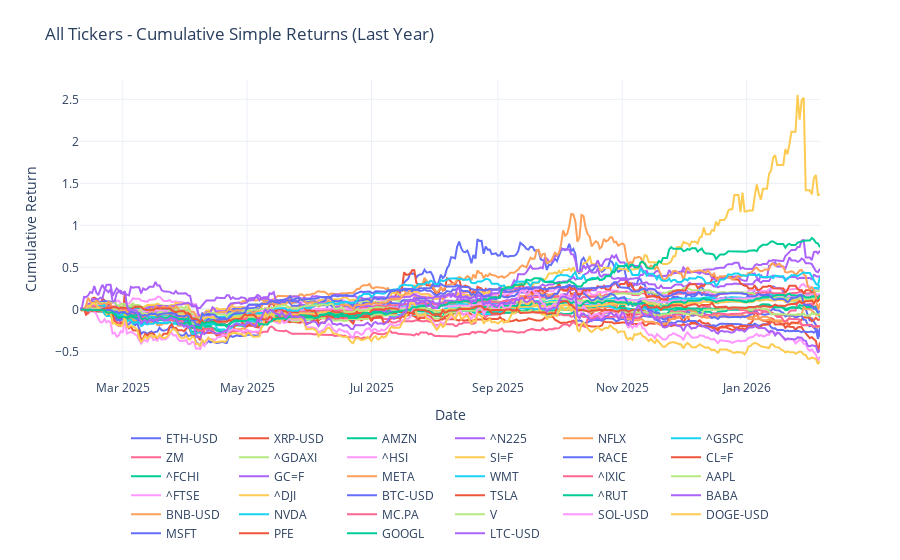

The cell this chart's notebook holds for it:
### Code cell
# plot cumprod_simple
fig = go.Figure()
for column in cumprod_simple.columns:
    fig.add_trace(
        go.Scatter(
            x=cumprod_simple.index,
            y=cumprod_simple[column],
            mode="lines",
            name=column,
        )
    )

fig.update_layout(
    title="All Tickers - Cumulative Simple Returns (Last Year)",
    xaxis_title="Date",
    yaxis_title="Cumulative Return",
    legend=dict(orientation="h", yanchor="top", y=-0.15, xanchor="center", x=0.5),
    template="plotly_white",
    margin=dict(t=80, b=120),
)
fig.show()

### Figure 1 — Plotly figure (JSON) as saved in the notebook; plotly's stock layout.template omitted (floating-point values rounded to 4 significant figures; data arrays with more than 128 entries replaced by an {"elided": "..."} marker saying what was removed)
{"data": [{"mode": "lines", "name": "ETH-USD", "type": "scatter", "x": {"elided": "364 str values"}, "y": {"elided": "364 float values"}}, {"mode": "lines", "name": "XRP-USD", "type": "scatter", "x": {"elided": "364 str values"}, "y": {"elided": "364 float values"}}, {"mode": "lines", "name": "AMZN", "type": "scatter", "x": {"elided": "364 str values"}, "y": {"elided": "364 float values"}}, {"mode": "lines", "name": "^N225", "type": "scatter", "x": {"elided": "364 str values"}, "y": {"elided": "364 float values"}}, {"mode": "lines", "name": "NFLX", "type": "scatter", "x": {"elided": "364 str values"}, "y": {"elided": "364 float values"}}, {"mode": "lines", "name": "^GSPC", "type": "scatter", "x": {"elided": "364 str values"}, "y": {"elided": "364 float values"}}, {"mode": "lines", "name": "ZM", "type": "scatter", "x": {"elided": "364 str values"}, "y": {"elided": "364 float values"}}, {"mode": "lines", "name": "^GDAXI", "type": "scatter", "x": {"elided": "364 str values"}, "y": {"elided": "364 float values"}}, {"mode": "lines", "name": "^HSI", "type": "scatter", "x": {"elided": "364 str values"}, "y": {"elided": "364 float values"}}, {"mode": "lines", "name": "SI=F", "type": "scatter", "x": {"elided": "364 str values"}, "y": {"elided": "364 float values"}}, {"mode": "lines", "name": "RACE", "type": "scatter", "x": {"elided": "364 str values"}, "y": {"elided": "364 float values"}}, {"mode": "lines", "name": "CL=F", "type": "scatter", "x": {"elided": "364 str values"}, "y": {"elided": "364 float values"}}, {"mode": "lines", "name": "^FCHI", "type": "scatter", "x": {"elided": "364 str values"}, "y": {"elided": "364 float values"}}, {"mode": "lines", "name": "GC=F", "type": "scatter", "x": {"elided": "364 str values"}, "y": {"elided": "364 float values"}}, {"mode": "lines", "name": "META", "type": "scatter", "x": {"elided": "364 str values"}, "y": {"elided": "364 float values"}}, {"mode": "lines", "name": "WMT", "type": "scatter", "x": {"elided": "364 str values"}, "y": {"elided": "364 float values"}}, {"mode": "lines", "name": "^IXIC", "type": "scatter", "x": {"elided": "364 str values"}, "y": {"elided": "364 float values"}}, {"mode": "lines", "name": "AAPL", "type": "scatter", "x": {"elided": "364 str values"}, "y": {"elided": "364 float values"}}, {"mode": "lines", "name": "^FTSE", "type": "scatter", "x": {"elided": "364 str values"}, "y": {"elided": "364 float values"}}, {"mode": "lines", "name": "^DJI", "type": "scatter", "x": {"elided": "364 str values"}, "y": {"elided": "364 float values"}}, {"mode": "lines", "name": "BTC-USD", "type": "scatter", "x": {"elided": "364 str values"}, "y": {"elided": "364 float values"}}, {"mode": "lines", "name": "TSLA", "type": "scatter", "x": {"elided": "364 str values"}, "y": {"elided": "364 float values"}}, {"mode": "lines", "name": "^RUT", "type": "scatter", "x": {"elided": "364 str values"}, "y": {"elided": "364 float values"}}, {"mode": "lines", "name": "BABA", "type": "scatter", "x": {"elided": "364 str values"}, "y": {"elided": "364 float values"}}, {"mode": "lines", "name": "BNB-USD", "type": "scatter", "x": {"elided": "364 str values"}, "y": {"elided": "364 float values"}}, {"mode": "lines", "name": "NVDA", "type": "scatter", "x": {"elided": "364 str values"}, "y": {"elided": "364 float values"}}, {"mode": "lines", "name": "MC.PA", "type": "scatter", "x": {"elided": "364 str values"}, "y": {"elided": "364 float values"}}, {"mode": "lines", "name": "V", "type": "scatter", "x": {"elided": "364 str values"}, "y": {"elided": "364 float values"}}, {"mode": "lines", "name": "SOL-USD", "type": "scatter", "x": {"elided": "364 str values"}, "y": {"elided": "364 float values"}}, {"mode": "lines", "name": "DOGE-USD", "type": "scatter", "x": {"elided": "364 str values"}, "y": {"elided": "364 float values"}}, {"mode": "lines", "name": "MSFT", "type": "scatter", "x": {"elided": "364 str values"}, "y": {"elided": "364 float values"}}, {"mode": "lines", "name": "PFE", "type": "scatter", "x": {"elided": "364 str values"}, "y": {"elided": "364 float values"}}, {"mode": "lines", "name": "GOOGL", "type": "scatter", "x": {"elided": "364 str values"}, "y": {"elided": "364 float values"}}, {"mode": "lines", "name": "LTC-USD", "type": "scatter", "x": {"elided": "364 str values"}, "y": {"elided": "364 float values"}}], "layout": {"legend": {"orientation": "h", "x": 0.5, "xanchor": "center", "y": -0.15, "yanchor": "top"}, "margin": {"b": 120, "t": 80}, "title": {"text": "All Tickers - Cumulative Simple Returns (Last Year)"}, "xaxis": {"title": {"text": "Date"}}, "yaxis": {"title": {"text": "Cumulative Return"}}}}
